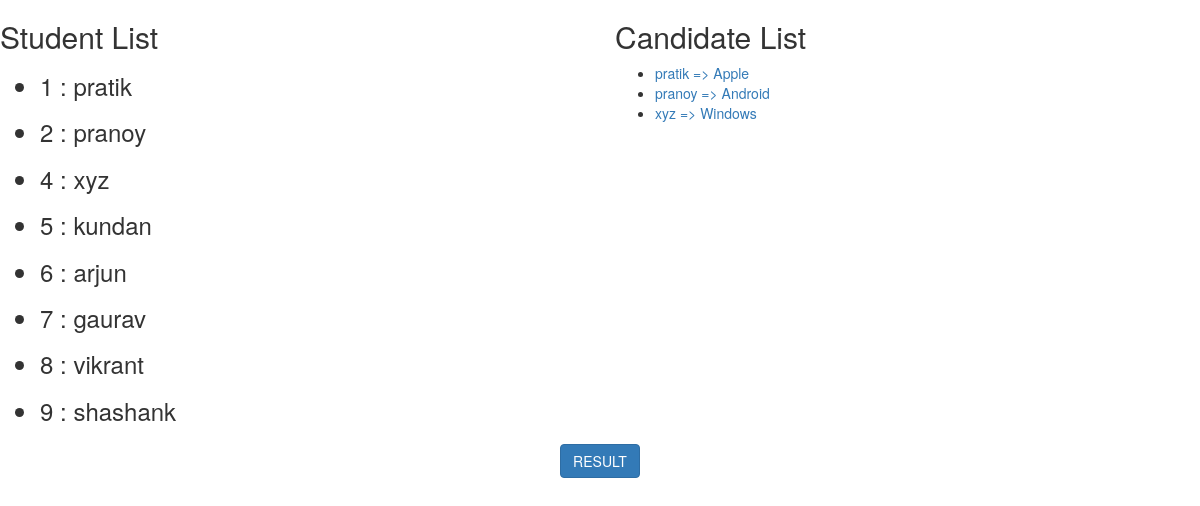
The page / on the database its author committed.
### polls/models.py (models this page shows, shortened)
class Student(models.Model):
    username = models.CharField(max_length=100)
    roll_no = models.PositiveIntegerField()
    course = models.CharField(max_length=50)
    address = models.CharField(max_length=150)
    email = models.EmailField()
    def __str__(self):
        return self.username

class Candidate(models.Model):
    student = models.OneToOneField(Student)
    symbol = models.CharField(max_length=100)
    vote_count = models.PositiveIntegerField(default=0)

### polls/views.py (the view)
# urls.py: url(r'^$', views.index),
def index(request):
    output = "\n"
    candidate_list = Candidate.objects.all()
    student_list = Student.objects.all()
    context = {'student_list': student_list, 'candidate_list': candidate_list}
    return render(request, 'polls/index.html', context)

### polls/templates/polls/index.html (shortened to what this page needs)
<link rel="stylesheet" href="https://maxcdn.bootstrapcdn.com/bootstrap/3.3.7/css/bootstrap.min.css">
<div class="row">
    <div class="col-md-6">
        {% if student_list %}
        <h2>Student List</h2>
        <ul>
            {% for student in student_list %}
            <h3><li>{{ student.id }} : {{ student.username }}</li><h3>
                {% endfor %}
        </ul>
        {% endif %}
    </div>
    <div class="col-md-6">
        {% if candidate_list %}
        <h2>Candidate List</h2>
        <ul>
            {% for candidate in candidate_list %}
            <li><a href="{{ candidate.id }}"/>{{candidate.student}} => {{ candidate.symbol }}</a></li>
            {% endfor %}
        </ul>
        {% else %}
        <p>No Candidates. !</p>
        {% endif %}
    </div>
</div>
<center><a href="result"/><button type='button' class='btn btn-primary' name='result'>RESULT</button></a>

### rows shown on the page
Student: id "1", username "pratik"
Student: id "2", username "pranoy"
Student: id "4", username "xyz"
Student: id "5", username "kundan"
Student: id "6", username "arjun"
Student: id "7", username "gaurav"
Student: id "8", username "vikrant"
Student: id "9", username "shashank"
Candidate: student "pratik", symbol "Apple"
Candidate: student "pranoy", symbol "Android"
Candidate: student "xyz", symbol "Windows"
